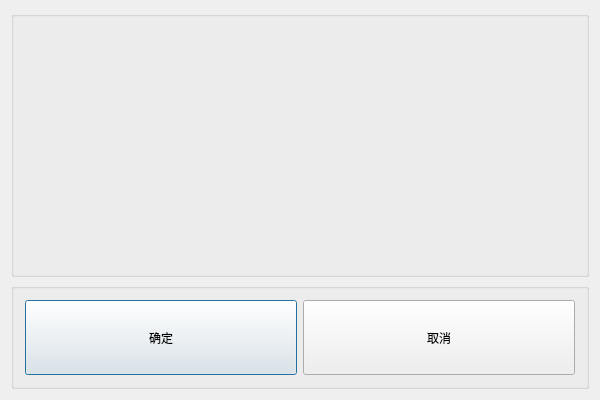
<?xml version="1.0" encoding="UTF-8"?>
<ui version="4.0">
 <class>DlgSetIsCheckProductClass</class>
 <widget class="QDialog" name="DlgSetIsCheckProductClass">
  <property name="geometry">
   <rect>
    <x>0</x>
    <y>0</y>
    <width>600</width>
    <height>400</height>
   </rect>
  </property>
  <property name="windowTitle">
   <string>DlgSetIsCheckProduct</string>
  </property>
  <layout class="QVBoxLayout" name="verticalLayout" stretch="5,2">
   <item>
    <widget class="QGroupBox" name="gBox_cameraList">
     <property name="title">
      <string/>
     </property>
    </widget>
   </item>
   <item>
    <widget class="QGroupBox" name="groupBox_2">
     <property name="title">
      <string/>
     </property>
     <layout class="QHBoxLayout" name="horizontalLayout">
      <item>
       <widget class="QPushButton" name="pbtn_ok">
        <property name="sizePolicy">
         <sizepolicy hsizetype="Expanding" vsizetype="Expanding">
          <horstretch>0</horstretch>
          <verstretch>0</verstretch>
         </sizepolicy>
        </property>
        <property name="text">
         <string>确定</string>
        </property>
       </widget>
      </item>
      <item>
       <widget class="QPushButton" name="pbtn_cancel">
        <property name="sizePolicy">
         <sizepolicy hsizetype="Expanding" vsizetype="Expanding">
          <horstretch>0</horstretch>
          <verstretch>0</verstretch>
         </sizepolicy>
        </property>
        <property name="text">
         <string>取消</string>
        </property>
       </widget>
      </item>
     </layout>
    </widget>
   </item>
  </layout>
 </widget>
 <layoutdefault spacing="6" margin="11"/>
 <resources/>
 <connections/>
</ui>
